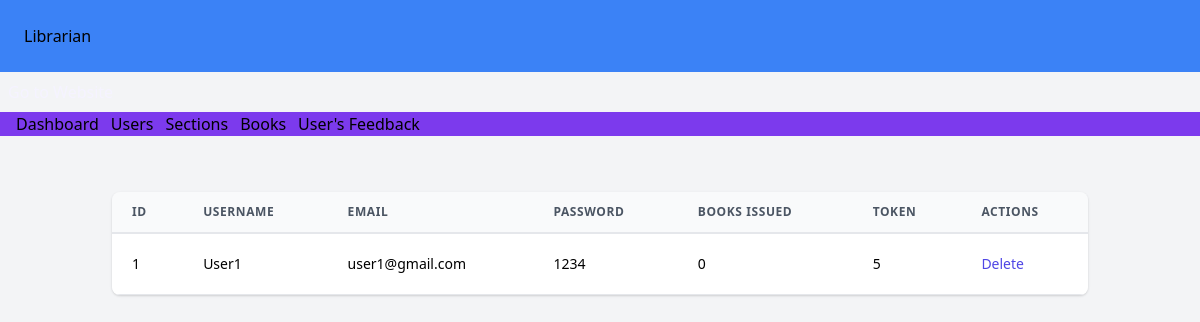
The app's page /auser with its own data.
### modal.py (models this page shows)
class User(db.Model):
    id = db.Column(db.Integer, primary_key=True)
    username = db.Column(db.String(50), unique=True, nullable=False)
    email = db.Column(db.String(100), unique=True, nullable=False)
    password = db.Column(db.String(100), nullable=False)
    profile = db.Column(db.String(200))
    token = db.Column(db.Integer, default=5)

### app.py (the view)
@app.route('/auser',methods=["GET","POST"])
def Auser():
    list1=User.query.all()
    return render_template('/admin/admin_user.html',list1=list1)

### templates/admin/admin_user.html (shortened to what this page needs)
<!DOCTYPE html>
<html lang="en">
<head>
    <link rel="stylesheet" href="https://cdn.jsdelivr.net/npm/tailwindcss@2.2.19/dist/tailwind.min.css">
</head>
<body class="bg-gray-100">
    {% include '/admin/header.html' %}
    <div class="container mx-auto px-6 py-10">
        <div class="-mx-4 sm:-mx-8 px-4 sm:px-8 py-4 overflow-x-auto">
            <div class="inline-block min-w-full shadow rounded-lg overflow-hidden">
                <table class="min-w-full leading-normal">
                    <thead>
                        <tr>
                            <th class="px-5 py-3 border-b-2 border-gray-200 bg-gray-50 text-left text-xs font-semibold text-gray-600 uppercase tracking-wider">Id</th>
                            <th class="px-5 py-3 border-b-2 border-gray-200 bg-gray-50 text-left text-xs font-semibold text-gray-600 uppercase tracking-wider">Username</th>
                            <th class="px-5 py-3 border-b-2 border-gray-200 bg-gray-50 text-left text-xs font-semibold text-gray-600 uppercase tracking-wider">Email</th>
                            <th class="px-5 py-3 border-b-2 border-gray-200 bg-gray-50 text-left text-xs font-semibold text-gray-600 uppercase tracking-wider">Password</th>
                            <th class="px-5 py-3 border-b-2 border-gray-200 bg-gray-50 text-left text-xs font-semibold text-gray-600 uppercase tracking-wider">Books Issued</th>
                            <th class="px-5 py-3 border-b-2 border-gray-200 bg-gray-50 text-left text-xs font-semibold text-gray-600 uppercase tracking-wider">Token</th>
                            <th class="px-5 py-3 border-b-2 border-gray-200 bg-gray-50 text-left text-xs font-semibold text-gray-600 uppercase tracking-wider">Actions</th>
                        </tr>
                    </thead>
                    <tbody>
                        {% for user in list1 %}
                        <tr>
                            <td class="px-5 py-5 border-b border-gray-200 bg-white text-sm">{{ user.id }}</td>
                            <td class="px-5 py-5 border-b border-gray-200 bg-white text-sm">{{ user.username }}</td>
                            <td class="px-5 py-5 border-b border-gray-200 bg-white text-sm">{{ user.email }}</td>
                            <td class="px-5 py-5 border-b border-gray-200 bg-white text-sm">{{ user.password }}</td>
                            <td class="px-5 py-5 border-b border-gray-200 bg-white text-sm">{{ user.user_books|length }}</td>
                            <td class="px-5 py-5 border-b border-gray-200 bg-white text-sm">{{ user.token }}</td>
                            <td class="px-5 py-5 border-b border-gray-200 bg-white text-sm">
                                <a href="/delete/{{ user.id }}" class="text-indigo-600 hover:text-indigo-900">Delete</a>
                            </td>
                        </tr>
                        {% endfor %}
                    </tbody>
                </table>
            </div>
        </div>
    </div>
</body>
</html>

### records on screen
User: id "1", username "User1", email "user1@gmail.com", password "1234", user_books|length "0", token "5"
